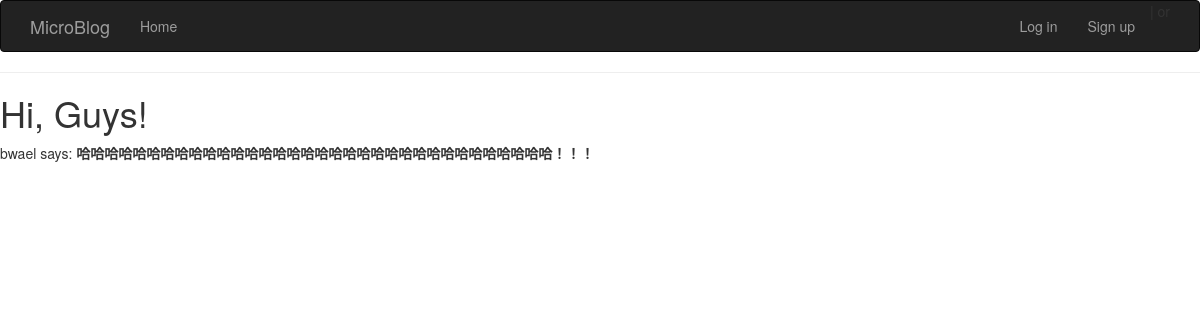
The page /index on the database as committed earlier.
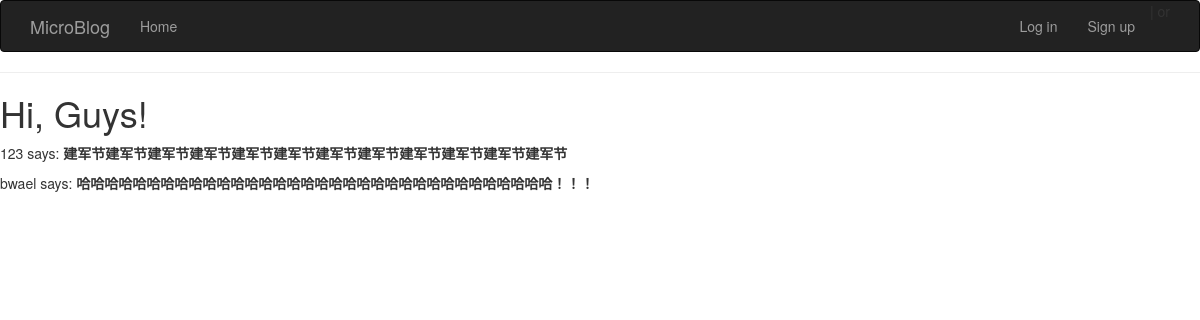
The same page on the database as committed later.
### app/models.py (models this page shows, shortened)
class Post(db.Model):
    id = db.Column(db.Integer, primary_key = True)
    body = db.Column(db.String(140))
    timestamp = db.Column(db.DateTime)
    user_id = db.Column(db.Integer, db.ForeignKey('user.id'))

class User(db.Model):
    id = db.Column(db.Integer, primary_key = True)
    name = db.Column(db.String(64), index = True, unique = True)
    email = db.Column(db.String(120), index = True, unique = True)
    role_id = db.Column(db.Integer, db.ForeignKey('role.id'))
    password_hash = db.Column(db.String(128))
    posts = db.relationship('Post', backref = 'author', lazy = 'dynamic')
    location = db.Column(db.String(64))
    about_me = db.Column(db.String(140))
    member_since = db.Column(db.DateTime(), default=datetime.now)
    last_seen = db.Column(db.DateTime(), default=datetime.now)
    avatar_hash = db.Column(db.String(32))
    @property
    def password(self):
        raise AttributeError('password is not a readable attribute')

### app/views.py (the view)
@app.route('/')
@app.route('/index')
def index():
    posts = Post.query.order_by(Post.timestamp.desc()).all()
    return render_template("index.html",
                             title = 'Home',
                             posts = posts
                             )

### app/templates/index.html (shortened to what this page needs)
{% extends "base.html" %}
{% block content %}
    {% if not current_user.is_authenticated %}
    <h1>Hi, Guys!</h1>
    {% else %}
    <h1>Welcome back, {{ current_user.name }}!</h1>
    {% endif %}
    {% for post in posts %}
        <div><p>{{ post.author.name }} says: <b>{{ post.body }}</b></p>
    </div>
    {% endfor %}
{% endblock %}

### app/templates/base.html (shortened to what this page needs)
{% extends "bootstrap/base.html" %}
{% block head %}
{{ super() }}
<link rel="stylesheet" type="text/css" href="{{ url_for('static', filename='styles.css') }}">
{% endblock %}
{% block navbar %}
<div class="navbar navbar-inverse" role="navigation">
    <div class="container">
        <div class="navbar-header">
            <a class="navbar-brand" href="/">
                MicroBlog
            </a>
        </div>
        <div class="navbar-collapse collapse">
            <ul class="nav navbar-nav">
                <li>
                    <a href="{{ url_for('index') }}">
                        Home
                    </a>
                </li>
            </ul>
            <ul class="nav navbar-nav navbar-right">
                {% if not current_user.is_authenticated %}
                <li>
                    <a href="{{ url_for('login') }}">
                        Log in
                    </a>
                </li>
                <li>
                    <a href="{{ url_for('sign_up') }}">
                        Sign up
                    </a>
                </li>
                {% endif %}
            </ul>
        </div>
    </div>
</div>
    {% block message %}
    <hr />
    {% endblock %}
{% endblock %}

Rows that differ between the two databases and show on the page:
added Post: author.name "123", body "建军节建军节建军节建军节建军节建军节建军节建军节建军节建军节建军节建军节"
